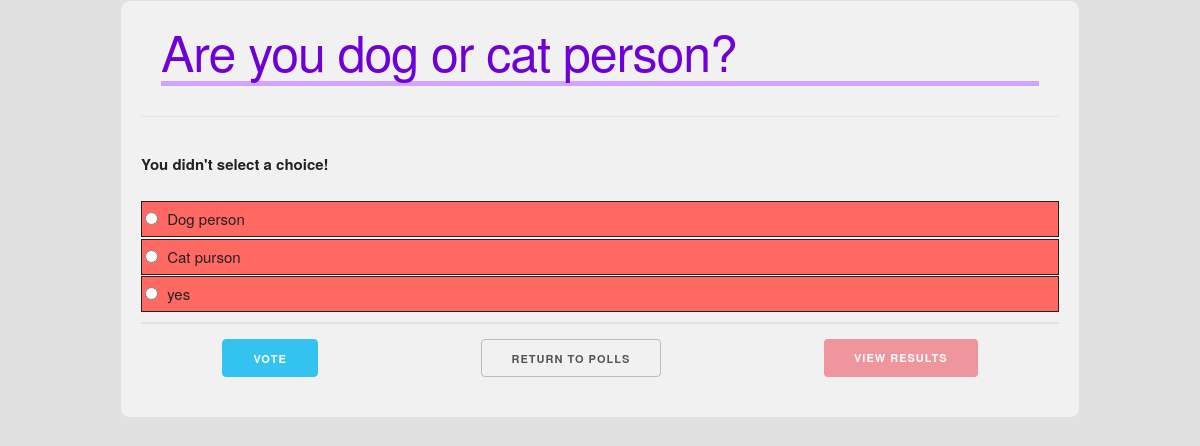
/polls/3/vote/, run on the app's committed database.
### polls/models.py (models this page shows, shortened)
class Question(models.Model):
    question_text = models.CharField(max_length=200)
    pub_date = models.DateTimeField('date published')

class Choice(models.Model):
    question = models.ForeignKey(Question, on_delete=models.CASCADE)
    choice_text = models.CharField(max_length=200)
    votes = models.IntegerField(default=0)

### polls/views.py (the view)
# urls.py: path('<int:question_id>/vote/', views.vote, name='vote'),
def vote(request, question_id):
    question = get_object_or_404(Question, pk=question_id)
    try:
        selected_choice = question.choice_set.get(pk=request.POST['choice'])
    except (KeyError, Choice.DoesNotExist):
        return render(request, 'polls/detail.html', {
            'question': question,
            'error_message': "You didn't select a choice!",
        })
    else:
        selected_choice.votes += 1
        selected_choice.save()
        return HttpResponseRedirect(reverse('polls:result', args=(question.id,)))

### polls/templates/polls/detail.html (shortened to what this page needs)
{% extends 'polls/base.html' %}
{% block content %}
    <h1>{{question.question_text}}</h1> <hr>
    {% if error_message %} <p><strong>{{ error_message }}</strong</p> {% endif %}
    <form action=" {% url 'polls:vote' question.id %}" method="POST">
    <div class="vote-form">
        {% for choice in question.choice_set.all %}
            <div class="vote-choice">
                <label for="choice{{forloop.counter}}">
                <input type="radio" name="choice" is="choice{{forloop.counter}}" value="{{ choice.id }}">
                    <span class="label-body">
                    {{choice.choice_text}}
                    </span>
                </label>
            </div>
        {% endfor %}
    </div>
    <div class="vote-btn">
        <input type="submit" class="button-primary" value="Vote">
        <a href="{% url 'polls:index' %}" class="button">Return to polls</a>
        <a href="{% url 'polls:result' question.id %}" class="button  button-red">View results</a>
    </div>
    </form>
{% endblock content %}

### polls/static/polls/skeleton.css (style rules this page uses)
html { font-size: 62.5%; }
body { font-size: 1.5em; line-height: 1.6; font-weight: 400; font-family: "Raleway", "HelveticaNeue", "Helvetica Neue", Helvetica, Arial, sans-serif; color: #222; }
h1, h2, h3, h4, h5, h6 { margin-top: 0; margin-bottom: 2rem; font-weight: 300; }
h1 { font-size: 4rem; line-height: 1.2; letter-spacing: -0.1rem; }
@media (min-width: 550px) { h1 { font-size: 5rem; } }
p { margin-top: 0; }
a { color: #1eaedb; }
.button, button, input[type="submit"], input[type="reset"], input[type="button"] { display: inline-block; height: 38px; padding: 0 30px; color: #555; text-align: center; font-size: 11px; font-weight: 600; line-height: 38px; letter-spacing: 0.1rem; text-transform: uppercase; text-decoration: none; white-space: nowrap; background-color: transparent; border-radius: 4px; border: 1px solid #bbb; cursor: pointer; box-sizing: border-box; }
.button.button-primary, button.button-primary, input[type="submit"].button-primary, input[type="reset"].button-primary, input[type="button"].button-primary { color: #fff; background-color: #33c3f0; border-color: #33c3f0; }
label, legend { display: block; margin-bottom: 0.5rem; font-weight: 600; }
input[type="checkbox"], input[type="radio"] { display: inline; }
label > .label-body { display: inline-block; margin-left: 0.5rem; font-weight: normal; }
button, .button { margin-bottom: 1rem; }
input, textarea, select, fieldset { margin-bottom: 1.5rem; }
pre, blockquote, dl, figure, table, p, ul, ol, form { margin-bottom: 2.5rem; }
hr { margin-top: 3rem; margin-bottom: 3.5rem; border-width: 0; border-top: 1px solid #e1e1e1; }

### polls/static/polls/custom.css (style rules this page uses)
.button-red { background-color: #ee959e; color: #fff; border: none; }

### polls/static/polls/polls.css (style rules this page uses)
h1 { color: #6f00d7; border-bottom: 5px solid; border-color: #d3a4ff; margin: 20px; }
body { background-color: #e1e1e1; padding: 0px; }
.vote-btn { display: -webkit-box; display: -ms-flexbox; display: flex; -ms-flex-pack: distribute; justify-content: space-around; }
.vote-form { border-bottom: 2px solid; border-color: #e1e1e1; margin-bottom: 1.5rem; }
.vote-choice { display: -webkit-box; display: -ms-flexbox; display: flex; -webkit-box-orient: vertical; -webkit-box-direction: normal; -ms-flex-direction: column; flex-direction: column; -webkit-box-align: start; -ms-flex-align: start; align-items: flex-start; -webkit-box-pack: center; -ms-flex-pack: center; justify-content: center; border: 1px solid; padding: 0.2rem 0; margin-bottom: 0.15rem; height: 3rem; background-color: #ff6961; }
.vote-choice:last-child { margin-bottom: 1rem; }
.vote-choice input { margin: 0 0 0 0.3rem; }
.vote-choice label { margin: 0; }

### data on the page
Question: question_text "Are you dog or cat person?"
Choice: choice_text "Dog person"
Choice: choice_text "Cat purson"
Choice: choice_text "yes"

### other printed values
{{ error_message }} "You didn't select a choice!"
